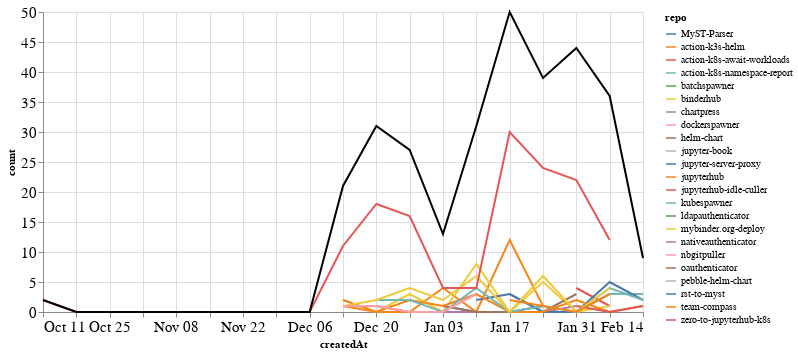

Notebook code cell kept with this figure:
### Markdown cell above
### Comments

### Code cell
comments_time = comments.groupby('repo').resample('W', on='createdAt').count()['author'].reset_index()
comments_time = comments_time.rename(columns={'author': 'count'})
comments_time_total = comments_time.groupby('createdAt').agg({"count": "sum"}).reset_index()
ch1 = alt.Chart(comments_time, width=600).mark_line().encode(
    x='createdAt',
    y='count',
    color='repo',
    tooltip="repo"
)

ch2 = alt.Chart(comments_time_total, width=600).mark_line(color="black").encode(
    x='createdAt',
    y='count',
)

ch1 + ch2

### Figure 1 — Vega-Lite specification as saved in the notebook (floating-point values rounded to 4 significant figures)
{"config": {"axisLeft": {"labelFontSize": 15}, "axisBottom": {"labelFontSize": 15}}, "layer": [{"data": {"name": "data-361f4b18685845b54a06075883f11c03"}, "mark": "line", "encoding": {"color": {"type": "nominal", "field": "repo"}, "tooltip": {"type": "nominal", "field": "repo"}, "x": {"type": "temporal", "field": "createdAt"}, "y": {"type": "quantitative", "field": "count"}}, "width": 600}, {"data": {"name": "data-3d3e243cd4af7d2a422820b0e7c51ac1"}, "mark": {"type": "line", "color": "black"}, "encoding": {"x": {"type": "temporal", "field": "createdAt"}, "y": {"type": "quantitative", "field": "count"}}, "width": 600}], "$schema": "https://vega.github.io/schema/vega-lite/v4.8.1.json", "datasets": {"data-361f4b18685845b54a06075883f11c03": [{"repo": "MyST-Parser", "createdAt": "2021-01-03T00:00:00", "count": 1}, {"repo": "MyST-Parser", "createdAt": "2021-01-10T00:00:00", "count": 0}, {"repo": "MyST-Parser", "createdAt": "2021-01-17T00:00:00", "count": 0}, {"repo": "MyST-Parser", "createdAt": "2021-01-24T00:00:00", "count": 1}, {"repo": "action-k3s-helm", "createdAt": "2020-12-13T00:00:00", "count": 1}, {"repo": "action-k3s-helm", "createdAt": "2020-12-20T00:00:00", "count": 0}, {"repo": "action-k3s-helm", "createdAt": "2020-12-27T00:00:00", "count": 0}, {"repo": "action-k3s-helm", "createdAt": "2021-01-03T00:00:00", "count": 4}, {"repo": "action-k3s-helm", "createdAt": "2021-01-10T00:00:00", "count": 0}, {"repo": "action-k3s-helm", "createdAt": "2021-01-17T00:00:00", "count": 12}, {"repo": "action-k3s-helm", "createdAt": "2021-01-24T00:00:00", "count": 1}, {"repo": "action-k8s-await-workloads", "createdAt": "2021-01-31T00:00:00", "count": 4}, {"repo": "action-k8s-await-workloads", "createdAt": "2021-02-07T00:00:00", "count": 1}, {"repo": "action-k8s-namespace-report", "createdAt": "2021-01-17T00:00:00", "count": 3}, {"repo": "action-k8s-namespace-report", "createdAt": "2021-01-24T00:00:00", "count": 0}, {"repo": "action-k8s-namespace-report", "createdAt": "2021-01-31T00:00:00", "count": 0}, {"repo": "action-k8s-namespace-report", "createdAt": "2021-02-07T00:00:00", "count": 3}, {"repo": "action-k8s-namespace-report", "createdAt": "2021-02-14T00:00:00", "count": 3}, {"repo": "batchspawner", "createdAt": "2021-01-31T00:00:00", "count": 8}, {"repo": "binderhub", "createdAt": "2020-12-13T00:00:00", "count": 2}, {"repo": "binderhub", "createdAt": "2020-12-20T00:00:00", "count": 0}, {"repo": "binderhub", "createdAt": "2020-12-27T00:00:00", "count": 3}, {"repo": "binderhub", "createdAt": "2021-01-03T00:00:00", "count": 0}, {"repo": "binderhub", "createdAt": "2021-01-10T00:00:00", "count": 8}, {"repo": "binderhub", "createdAt": "2021-01-17T00:00:00", "count": 0}, {"repo": "binderhub", "createdAt": "2021-01-24T00:00:00", "count": 5}, {"repo": "binderhub", "createdAt": "2021-01-31T00:00:00", "count": 0}, {"repo": "binderhub", "createdAt": "2021-02-07T00:00:00", "count": 1}, {"repo": "chartpress", "createdAt": "2020-12-20T00:00:00", "count": 1}, {"repo": "chartpress", "createdAt": "2020-12-27T00:00:00", "count": 0}, {"repo": "chartpress", "createdAt": "2021-01-03T00:00:00", "count": 0}, {"repo": "chartpress", "createdAt": "2021-01-10T00:00:00", "count": 0}, {"repo": "chartpress", "createdAt": "2021-01-17T00:00:00", "count": 0}, {"repo": "chartpress", "createdAt": "2021-01-24T00:00:00", "count": 0}, {"repo": "chartpress", "createdAt": "2021-01-31T00:00:00", "count": 1}, {"repo": "dockerspawner", "createdAt": "2020-12-20T00:00:00", "count": 7}, {"repo": "helm-chart", "createdAt": "2021-01-03T00:00:00", "count": 1}, {"repo": "helm-chart", "createdAt": "2021-01-10T00:00:00", "count": 0}, {"repo": "helm-chart", "createdAt": "2021-01-17T00:00:00", "count": 0}, {"repo": "helm-chart", "createdAt": "2021-01-24T00:00:00", "count": 0}, {"repo": "helm-chart", "createdAt": "2021-01-31T00:00:00", "count": 3}, {"repo": "jupyter-book", "createdAt": "2020-12-13T00:00:00", "count": 1}, {"repo": "jupyter-server-proxy", "createdAt": "2021-01-10T00:00:00", "count": 2}, {"repo": "jupyter-server-proxy", "createdAt": "2021-01-17T00:00:00", "count": 3}, {"repo": "jupyter-server-proxy", "createdAt": "2021-01-24T00:00:00", "count": 0}, {"repo": "jupyter-server-proxy", "createdAt": "2021-01-31T00:00:00", "count": 0}, {"repo": "jupyter-server-proxy", "createdAt": "2021-02-07T00:00:00", "count": 5}, {"repo": "jupyter-server-proxy", "createdAt": "2021-02-14T00:00:00", "count": 2}, {"repo": "jupyterhub", "createdAt": "2020-12-13T00:00:00", "count": 2}, {"repo": "jupyterhub", "createdAt": "2020-12-20T00:00:00", "count": 0}, {"repo": "jupyterhub", "createdAt": "2020-12-27T00:00:00", "count": 2}, {"repo": "jupyterhub", "createdAt": "2021-01-03T00:00:00", "count": 1}, {"repo": "jupyterhub", "createdAt": "2021-01-10T00:00:00", "count": 3}, {"repo": "jupyterhub", "createdAt": "2021-01-17T00:00:00", "count": 0}, {"repo": "jupyterhub", "createdAt": "2021-01-24T00:00:00", "count": 0}, {"repo": "jupyterhub", "createdAt": "2021-01-31T00:00:00", "count": 2}, {"repo": "jupyterhub", "createdAt": "2021-02-07T00:00:00", "count": 0}, {"repo": "jupyterhub", "createdAt": "2021-02-14T00:00:00", "count": 1}, {"repo": "jupyterhub-idle-culler", "createdAt": "2021-01-31T00:00:00", "count": 1}, {"repo": "jupyterhub-idle-culler", "createdAt": "2021-02-07T00:00:00", "count": 0}, {"repo": "jupyterhub-idle-culler", "createdAt": "2021-02-14T00:00:00", "count": 1}, {"repo": "kubespawner", "createdAt": "2020-12-20T00:00:00", "count": 2}, {"repo": "kubespawner", "createdAt": "2020-12-27T00:00:00", "count": 2}, {"repo": "kubespawner", "createdAt": "2021-01-03T00:00:00", "count": 0}, {"repo": "kubespawner", "createdAt": "2021-01-10T00:00:00", "count": 4}, {"repo": "kubespawner", "createdAt": "2021-01-17T00:00:00", "count": 0}, {"repo": "kubespawner", "createdAt": "2021-01-24T00:00:00", "count": 1}, {"repo": "kubespawner", "createdAt": "2021-01-31T00:00:00", "count": 0}, {"repo": "kubespawner", "createdAt": "2021-02-07T00:00:00", "count": 4}, {"repo": "kubespawner", "createdAt": "2021-02-14T00:00:00", "count": 2}, {"repo": "ldapauthenticator", "createdAt": "2020-12-13T00:00:00", "count": 1}, {"repo": "mybinder.org-deploy", "createdAt": "2020-12-13T00:00:00", "count": 1}, {"repo": "mybinder.org-deploy", "createdAt": "2020-12-20T00:00:00", "count": 2}, {"repo": "mybinder.org-deploy", "createdAt": "2020-12-27T00:00:00", "count": 4}, {"repo": "mybinder.org-deploy", "createdAt": "2021-01-03T00:00:00", "count": 2}, {"repo": "mybinder.org-deploy", "createdAt": "2021-01-10T00:00:00", "count": 6}, {"repo": "mybinder.org-deploy", "createdAt": "2021-01-17T00:00:00", "count": 0}, {"repo": "mybinder.org-deploy", "createdAt": "2021-01-24T00:00:00", "count": 6}, {"repo": "mybinder.org-deploy", "createdAt": "2021-01-31T00:00:00", "count": 0}, {"repo": "mybinder.org-deploy", "createdAt": "2021-02-07T00:00:00", "count": 4}, {"repo": "nativeauthenticator", "createdAt": "2021-01-31T00:00:00", "count": 3}, {"repo": "nbgitpuller", "createdAt": "2020-12-13T00:00:00", "count": 1}, {"repo": "nbgitpuller", "createdAt": "2020-12-20T00:00:00", "count": 1}, {"repo": "nbgitpuller", "createdAt": "2020-12-27T00:00:00", "count": 0}, {"repo": "nbgitpuller", "createdAt": "2021-01-03T00:00:00", "count": 0}, {"repo": "nbgitpuller", "createdAt": "2021-01-10T00:00:00", "count": 3}, {"repo": "oauthenticator", "createdAt": "2021-02-07T00:00:00", "count": 3}, {"repo": "pebble-helm-chart", "createdAt": "2020-12-13T00:00:00", "count": 1}, {"repo": "rst-to-myst", "createdAt": "2021-01-10T00:00:00", "count": 1}, {"repo": "team-compass", "createdAt": "2021-01-17T00:00:00", "count": 2}, {"repo": "team-compass", "createdAt": "2021-01-24T00:00:00", "count": 1}, {"repo": "team-compass", "createdAt": "2021-01-31T00:00:00", "count": 0}, {"repo": "team-compass", "createdAt": "2021-02-07T00:00:00", "count": 3}, {"repo": "zero-to-jupyterhub-k8s", "createdAt": "2020-10-11T00:00:00", "count": 2}, {"repo": "zero-to-jupyterhub-k8s", "createdAt": "2020-10-18T00:00:00", "count": 0}, {"repo": "zero-to-jupyterhub-k8s", "createdAt": "2020-10-25T00:00:00", "count": 0}, {"repo": "zero-to-jupyterhub-k8s", "createdAt": "2020-11-01T00:00:00", "count": 0}, {"repo": "zero-to-jupyterhub-k8s", "createdAt": "2020-11-08T00:00:00", "count": 0}, {"repo": "zero-to-jupyterhub-k8s", "createdAt": "2020-11-15T00:00:00", "count": 0}, {"repo": "zero-to-jupyterhub-k8s", "createdAt": "2020-11-22T00:00:00", "count": 0}, {"repo": "zero-to-jupyterhub-k8s", "createdAt": "2020-11-29T00:00:00", "count": 0}, {"repo": "zero-to-jupyterhub-k8s", "createdAt": "2020-12-06T00:00:00", "count": 0}, {"repo": "zero-to-jupyterhub-k8s", "createdAt": "2020-12-13T00:00:00", "count": 11}, {"repo": "zero-to-jupyterhub-k8s", "createdAt": "2020-12-20T00:00:00", "count": 18}, {"repo": "zero-to-jupyterhub-k8s", "createdAt": "2020-12-27T00:00:00", "count": 16}, {"repo": "zero-to-jupyterhub-k8s", "createdAt": "2021-01-03T00:00:00", "count": 4}, {"repo": "zero-to-jupyterhub-k8s", "createdAt": "2021-01-10T00:00:00", "count": 4}, {"repo": "zero-to-jupyterhub-k8s", "createdAt": "2021-01-17T00:00:00", "count": 30}, {"repo": "zero-to-jupyterhub-k8s", "createdAt": "2021-01-24T00:00:00", "count": 24}, {"repo": "zero-to-jupyterhub-k8s", "createdAt": "2021-01-31T00:00:00", "count": 22}, {"repo": "zero-to-jupyterhub-k8s", "createdAt": "2021-02-07T00:00:00", "count": 12}], "data-3d3e243cd4af7d2a422820b0e7c51ac1": [{"createdAt": "2020-10-11T00:00:00", "count": 2}, {"createdAt": "2020-10-18T00:00:00", "count": 0}, {"createdAt": "2020-10-25T00:00:00", "count": 0}, {"createdAt": "2020-11-01T00:00:00", "count": 0}, {"createdAt": "2020-11-08T00:00:00", "count": 0}, {"createdAt": "2020-11-15T00:00:00", "count": 0}, {"createdAt": "2020-11-22T00:00:00", "count": 0}, {"createdAt": "2020-11-29T00:00:00", "count": 0}, {"createdAt": "2020-12-06T00:00:00", "count": 0}, {"createdAt": "2020-12-13T00:00:00", "count": 21}, {"createdAt": "2020-12-20T00:00:00", "count": 31}, {"createdAt": "2020-12-27T00:00:00", "count": 27}, {"createdAt": "2021-01-03T00:00:00", "count": 13}, {"createdAt": "2021-01-10T00:00:00", "count": 31}, {"createdAt": "2021-01-17T00:00:00", "count": 50}, {"createdAt": "2021-01-24T00:00:00", "count": 39}, {"createdAt": "2021-01-31T00:00:00", "count": 44}, {"createdAt": "2021-02-07T00:00:00", "count": 36}, {"createdAt": "2021-02-14T00:00:00", "count": 9}]}}
